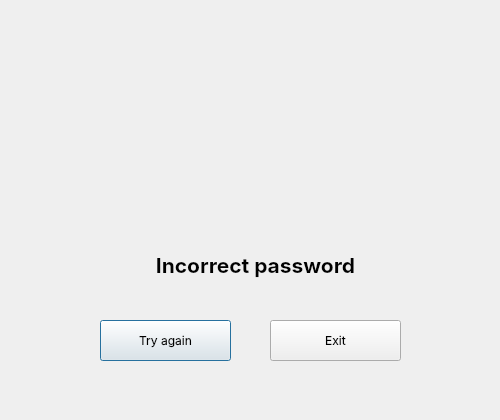
<?xml version="1.0" encoding="UTF-8"?>
<ui version="4.0">
 <class>dialog</class>
 <widget class="QDialog" name="dialog">
  <property name="geometry">
   <rect>
    <x>0</x>
    <y>0</y>
    <width>500</width>
    <height>420</height>
   </rect>
  </property>
  <property name="windowTitle">
   <string>Dialog</string>
  </property>
  <widget class="QLabel" name="label">
   <property name="geometry">
    <rect>
     <x>150</x>
     <y>40</y>
     <width>200</width>
     <height>200</height>
    </rect>
   </property>
   <property name="text">
    <string/>
   </property>
   <property name="pixmap">
    <pixmap>ICONS-Pop-up/incorrect_pass.png</pixmap>
   </property>
   <property name="scaledContents">
    <bool>true</bool>
   </property>
  </widget>
  <widget class="QPushButton" name="pushButton">
   <property name="geometry">
    <rect>
     <x>100</x>
     <y>320</y>
     <width>131</width>
     <height>41</height>
    </rect>
   </property>
   <property name="font">
    <font>
     <family>SF Pro Display</family>
     <pointsize>9</pointsize>
     <weight>50</weight>
     <bold>false</bold>
    </font>
   </property>
   <property name="text">
    <string>Try again</string>
   </property>
   <property name="default">
    <bool>false</bool>
   </property>
   <property name="flat">
    <bool>false</bool>
   </property>
  </widget>
  <widget class="QLabel" name="label_2">
   <property name="geometry">
    <rect>
     <x>60</x>
     <y>230</y>
     <width>391</width>
     <height>71</height>
    </rect>
   </property>
   <property name="font">
    <font>
     <family>SF Pro Display</family>
     <pointsize>16</pointsize>
     <weight>75</weight>
     <bold>true</bold>
    </font>
   </property>
   <property name="text">
    <string>&lt;html&gt;&lt;head/&gt;&lt;body&gt;&lt;p align=&quot;center&quot;&gt;Incorrect password&lt;/p&gt;&lt;/body&gt;&lt;/html&gt;</string>
   </property>
  </widget>
  <widget class="QPushButton" name="pushButton_2">
   <property name="geometry">
    <rect>
     <x>270</x>
     <y>320</y>
     <width>131</width>
     <height>41</height>
    </rect>
   </property>
   <property name="font">
    <font>
     <family>SF Pro Display</family>
     <pointsize>9</pointsize>
     <weight>50</weight>
     <bold>false</bold>
    </font>
   </property>
   <property name="text">
    <string>Exit</string>
   </property>
   <property name="default">
    <bool>false</bool>
   </property>
   <property name="flat">
    <bool>false</bool>
   </property>
  </widget>
 </widget>
 <resources/>
 <connections/>
</ui>
